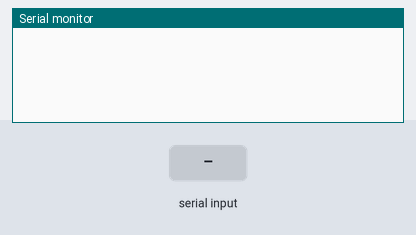
Recording of a sketch running on a simulated nRF52 board. On the bench: the last lines printed to the serial monitor. The inputs (shaded band) are chosen by the test bench.

Above: at 1.2 s.
1.3 s: "hello\n" received over Serial
At 2.5 s:
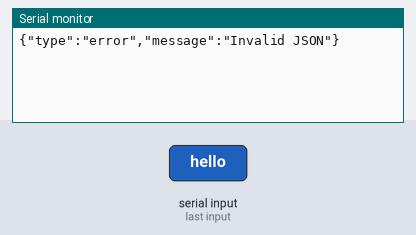
2.8 s: "1\n" received over Serial
At 3.8 s:
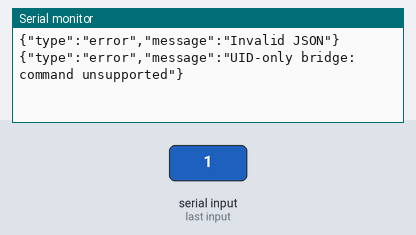

Measured:
- after the input at 1.3 s, the serial monitor: prints a new line at once (image 1)
- after the input at 2.8 s, the serial monitor: prints a new line at once (image 2)

The sketch:

pcg_pn532_bridge.ino
```cpp
/*
 * PULSE PN532 bridge — UID-only Arduino example.
 * Default: USB serial (Web Serial), 115200 baud.
 * Optional: set PCG_USE_WEBUSB=1 on a board/core supported by Adafruit TinyUSB.
 * This example has NOT been compiled or tested against physical hardware here.
 * Configure the PN532 for I2C and check your board's Grove pinout before flashing.
 * Libraries: Seeed-Studio/PN532; ArduinoJson; optional Adafruit_TinyUSB_Arduino.
 * Never writes a tag, changes passwords, or sets lock bits.
 */
#define PCG_USE_WEBUSB 0
#define PCG_SDA_PIN 21
#define PCG_SCL_PIN 22

#include <Arduino.h>
#include <Wire.h>
#include <PN532_I2C.h>
#include <PN532.h>
#include <ArduinoJson.h>
#if PCG_USE_WEBUSB
#include <Adafruit_TinyUSB.h>
Adafruit_USBD_WebUSB usb_web;
WEBUSB_URL_DEF(landingPage, 0, "localhost:8000/");
#endif

PN532_I2C pn532_i2c(Wire);
PN532 nfc(pn532_i2c);
bool ready = false;
bool session = false;
char incoming[512];
size_t incomingLength = 0;
bool discardLine = false;
String lastUID;
uint32_t lastSeen = 0;

void usbTask() {
#if PCG_USE_WEBUSB && defined(TINYUSB_NEED_POLLING_TASK)
  TinyUSBDevice.task();
#endif
}

void sendLine(const String &line) {
  const String data = line + "\n";
#if PCG_USE_WEBUSB
  // Use TinyUSB's vendor endpoint directly: no CDC line-state control request
  // is required by pcg.reader.v1, and the browser uses bulk IN/OUT only.
  if (!TinyUSBDevice.mounted()) return;
  size_t written = 0;
  const uint32_t started = millis();
  while (written < data.length() && millis() - started < 300) {
    written += tud_vendor_write((const uint8_t *)data.c_str() + written, data.length() - written);
    tud_vendor_flush();
    usbTask();
    yield();
  }
#else
  Serial.print(data);
#endif
}

int availableBytes() {
#if PCG_USE_WEBUSB
  return usb_web.available();
#else
  return Serial.available();
#endif
}

int readByte() {
#if PCG_USE_WEBUSB
  return usb_web.read();
#else
  return Serial.read();
#endif
}

void handleLine() {
  incoming[incomingLength] = '\0';
  StaticJsonDocument<512> command;
  if (deserializeJson(command, incoming)) {
    sendLine("{\"type\":\"error\",\"message\":\"Invalid JSON\"}");
    return;
  }
  const char *type = command["type"] | "";
  const char *protocol = command["protocol"] | "";
  if (strcmp(type, "hello") == 0 && strcmp(protocol, "pcg.reader.v1") == 0) {
    if (!ready) {
      sendLine("{\"type\":\"error\",\"message\":\"PN532 not found: check I2C mode, power and pins\"}");
      return;
    }
    session = true;
    lastUID = "";
    sendLine("{\"type\":\"hello\",\"protocol\":\"pcg.reader.v1\",\"device\":\"PN532 UID bridge\",\"capabilities\":[\"uid\"]}");
  } else {
    sendLine("{\"type\":\"error\",\"message\":\"UID-only bridge: command unsupported\"}");
  }
}

void setup() {
#if PCG_USE_WEBUSB
  if (!TinyUSBDevice.isInitialized()) TinyUSBDevice.begin(0);
  usb_web.setLandingPage(&landingPage);
  usb_web.begin();
  if (TinyUSBDevice.mounted()) {
    TinyUSBDevice.detach();
    delay(10);
    TinyUSBDevice.attach();
  }
#else
  Serial.begin(115200);
#endif
#if defined(ARDUINO_ARCH_ESP32)
  Wire.begin(PCG_SDA_PIN, PCG_SCL_PIN);
#else
  Wire.begin(); // Set the board's default I2C pins in its own board configuration.
#endif
  nfc.begin();
  ready = nfc.getFirmwareVersion() != 0;
  if (ready) {
    nfc.SAMConfig();
    nfc.setPassiveActivationRetries(0x01);
  }
  // Do not print debug text on the transport; every nonempty line must be JSON.
}

void loop() {
  usbTask();
  while (availableBytes()) {
    int value = readByte();
    if (value < 0) break;
    if (value == '\n') {
      if (!discardLine && incomingLength) handleLine();
      incomingLength = 0;
      discardLine = false;
    } else if (value != '\r' && !discardLine) {
      if (incomingLength >= sizeof(incoming) - 1) {
        incomingLength = 0;
        discardLine = true;
      } else incoming[incomingLength++] = (char)value;
    }
  }
  if (!session || !ready) { delay(1); return; }
  uint8_t uid[10] = {0};
  uint8_t uidLength = 0;
  const bool found = nfc.readPassiveTargetID(PN532_MIFARE_ISO14443A, uid, &uidLength, 80);
  if (found && (uidLength == 4 || uidLength == 7 || uidLength == 10)) {
    String id;
    static const char hex[] = "0123456789ABCDEF";
    for (uint8_t i = 0; i < uidLength; i++) {
      id += hex[uid[i] >> 4];
      id += hex[uid[i] & 15];
    }
    lastSeen = millis();
    if (id != lastUID) {
      lastUID = id;
      sendLine(String("{\"type\":\"card\",\"uid\":\"") + id + "\",\"tech\":\"nfc-a\",\"descriptor\":null}");
    }
  } else if (lastUID.length() && millis() - lastSeen > 600) {
    lastUID = "";
    sendLine("{\"type\":\"removed\"}");
  }
  yield();
}
```
